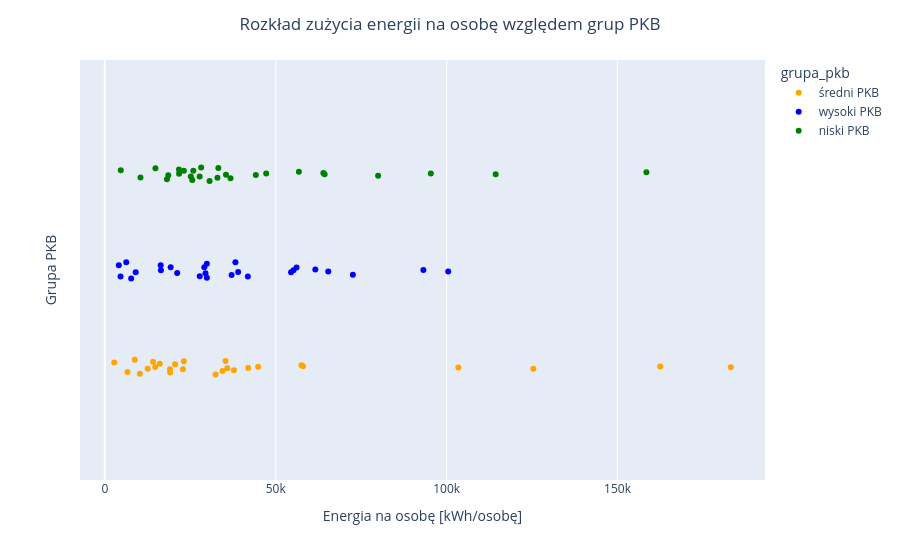

Notebook source saved alongside this figure:
### Code cell
fig=px.strip(df_cs, x="energia_na_osobe", hover_data=["kraj"], color="grupa_pkb", color_discrete_map={
        "niski PKB": "green",
        "średni PKB": "orange",
        "wysoki PKB": "blue"
    }) 
fig.update_layout(
    title="Rozkład zużycia energii na osobę względem grup PKB",
    xaxis_title="Energia na osobę [kWh/osobę]",
    yaxis_title="Grupa PKB",
    title_x=0.5,
    )
fig.show()

### Figure 1 — Plotly figure (JSON) as saved in the notebook; plotly's stock layout.template omitted (floating-point values rounded to 4 significant figures)
{"data": [{"alignmentgroup": "True", "boxpoints": "all", "customdata": [["Algeria"], ["Argentina"], ["Austria"], ["Bangladesh"], ["Belgium"], ["Chile"], ["Colombia"], ["Czechia"], ["Hong Kong"], ["Iraq"], ["Israel"], ["Kazakhstan"], ["Malaysia"], ["Morocco"], ["Norway"], ["Peru"], ["Qatar"], ["Romania"], ["Singapore"], ["South Africa"], ["Sweden"], ["Switzerland"], ["Ukraine"], ["United Arab Emirates"], ["Uzbekistan"], ["Vietnam"]], "fillcolor": "rgba(255,255,255,0)", "hoveron": "points", "hovertemplate": "grupa_pkb=średni PKB<br>energia_na_osobe=%{x}<br>kraj=%{customdata[0]}<extra></extra>", "legendgroup": "średni PKB", "line": {"color": "rgba(255,255,255,0)"}, "marker": {"color": "orange"}, "name": "średni PKB", "offsetgroup": "średni PKB", "orientation": "h", "pointpos": 0, "showlegend": true, "type": "box", "x": [14730.0, 19120.0, 44850.0, 2751.0, 57530.0, 22840.0, 10230.0, 41950.0, 34440.0, 14120.0, 32400.0, 37780.0, 35320.0, 6626.0, 103400.0, 8767.0, 183100.0, 19050.0, 162500.0, 23110.0, 57980.0, 35830.0, 20560.0, 125400.0, 16070.0, 12530.0], "x0": " ", "xaxis": "x", "y0": " ", "yaxis": "y"}, {"alignmentgroup": "True", "boxpoints": "all", "customdata": [["Australia"], ["Brazil"], ["Canada"], ["China"], ["Egypt"], ["France"], ["Germany"], ["India"], ["Indonesia"], ["Iran"], ["Italy"], ["Japan"], ["Mexico"], ["Netherlands"], ["Pakistan"], ["Philippines"], ["Poland"], ["Russia"], ["Saudi Arabia"], ["South Korea"], ["Spain"], ["Taiwan"], ["Thailand"], ["Turkey"], ["United Kingdom"], ["United States"]], "fillcolor": "rgba(255,255,255,0)", "hoveron": "points", "hovertemplate": "grupa_pkb=wysoki PKB<br>energia_na_osobe=%{x}<br>kraj=%{customdata[0]}<extra></extra>", "legendgroup": "wysoki PKB", "line": {"color": "rgba(255,255,255,0)"}, "marker": {"color": "blue"}, "name": "wysoki PKB", "offsetgroup": "wysoki PKB", "orientation": "h", "pointpos": 0, "showlegend": true, "type": "box", "x": [61580.0, 16400.0, 100500.0, 29100.0, 9028.0, 37090.0, 41840.0, 6268.0, 7701.0, 39000.0, 27760.0, 38200.0, 16330.0, 56100.0, 4084.0, 4584.0, 29850.0, 55170.0, 93200.0, 65360.0, 29840.0, 54480.0, 19260.0, 21160.0, 29440.0, 72560.0], "x0": " ", "xaxis": "x", "y0": " ", "yaxis": "y"}, {"alignmentgroup": "True", "boxpoints": "all", "customdata": [["Azerbaijan"], ["Belarus"], ["Bulgaria"], ["Croatia"], ["Cyprus"], ["Denmark"], ["Ecuador"], ["Estonia"], ["Finland"], ["Greece"], ["Hungary"], ["Iceland"], ["Ireland"], ["Kuwait"], ["Latvia"], ["Lithuania"], ["Luxembourg"], ["New Zealand"], ["North Macedonia"], ["Oman"], ["Portugal"], ["Slovakia"], ["Slovenia"], ["Sri Lanka"], ["Trinidad and Tobago"], ["Turkmenistan"], ["Venezuela"]], "fillcolor": "rgba(255,255,255,0)", "hoveron": "points", "hovertemplate": "grupa_pkb=niski PKB<br>energia_na_osobe=%{x}<br>kraj=%{customdata[0]}<extra></extra>", "legendgroup": "niski PKB", "line": {"color": "rgba(255,255,255,0)"}, "marker": {"color": "green"}, "name": "niski PKB", "offsetgroup": "niski PKB", "orientation": "h", "pointpos": 0, "showlegend": true, "type": "box", "x": [18160.0, 30640.0, 28180.0, 23110.0, 21720.0, 32950.0, 10420.0, 44170.0, 56780.0, 25890.0, 27730.0, 158400.0, 35440.0, 95380.0, 21680.0, 25140.0, 64290.0, 47200.0, 14800.0, 79950.0, 25580.0, 33200.0, 36770.0, 4653.0, 114300.0, 63920.0, 18560.0], "x0": " ", "xaxis": "x", "y0": " ", "yaxis": "y"}], "layout": {"boxmode": "group", "legend": {"title": {"text": "grupa_pkb"}, "tracegroupgap": 0}, "margin": {"t": 60}, "title": {"text": "Rozkład zużycia energii na osobę względem grup PKB", "x": 0.5}, "xaxis": {"anchor": "y", "domain": [0, 1], "title": {"text": "Energia na osobę [kWh/osobę]"}}, "yaxis": {"anchor": "x", "domain": [0, 1], "title": {"text": "Grupa PKB"}}}}
